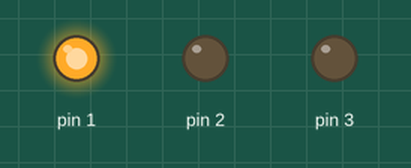
Simulated run of this sketch. Board: Arduino Uno, built with avr-gcc and run on an emulated ATmega328P. Parts: output pins drawn as LEDs (lit = HIGH).

Above: at 0.2 s.
At 0.7 s:
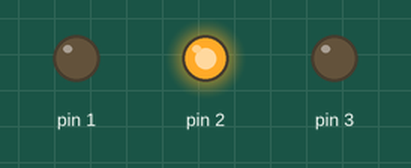
At 2.7 s:
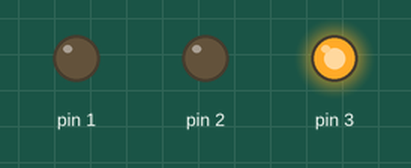
Timing chart, 0 to 3.5 s (numbered marks = the images above):
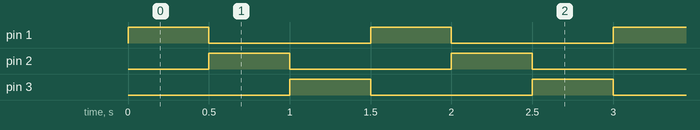

Measured:
- by itself, pin 1–3: alternates HIGH for 0.50 s and LOW for 1.0 s
- by itself, everything shown: repeats every 1.5 s, in 3 steps

The sketch:

Migajaca_dioda.ino
```cpp
void setup() {
  // put your setup code here, to run once:
  for(int i=1; i<=3; i++)
  pinMode(i, OUTPUT);
}

void loop() {
  // put your main code here, to run repeatedly:
/*digitalWrite(1, HIGH);
digitalWrite(3, LOW);
delay(500);
digitalWrite(2, HIGH);
digitalWrite(1, LOW);
delay(500);
digitalWrite(3, HIGH);
digitalWrite(2, LOW);
delay(500);
*/
for(int i=1; i<=3; i++)
{
digitalWrite(i, HIGH);
if (i==1)
digitalWrite(3, LOW);
else
digitalWrite(i-1, LOW);
delay(500);
}
}
```
